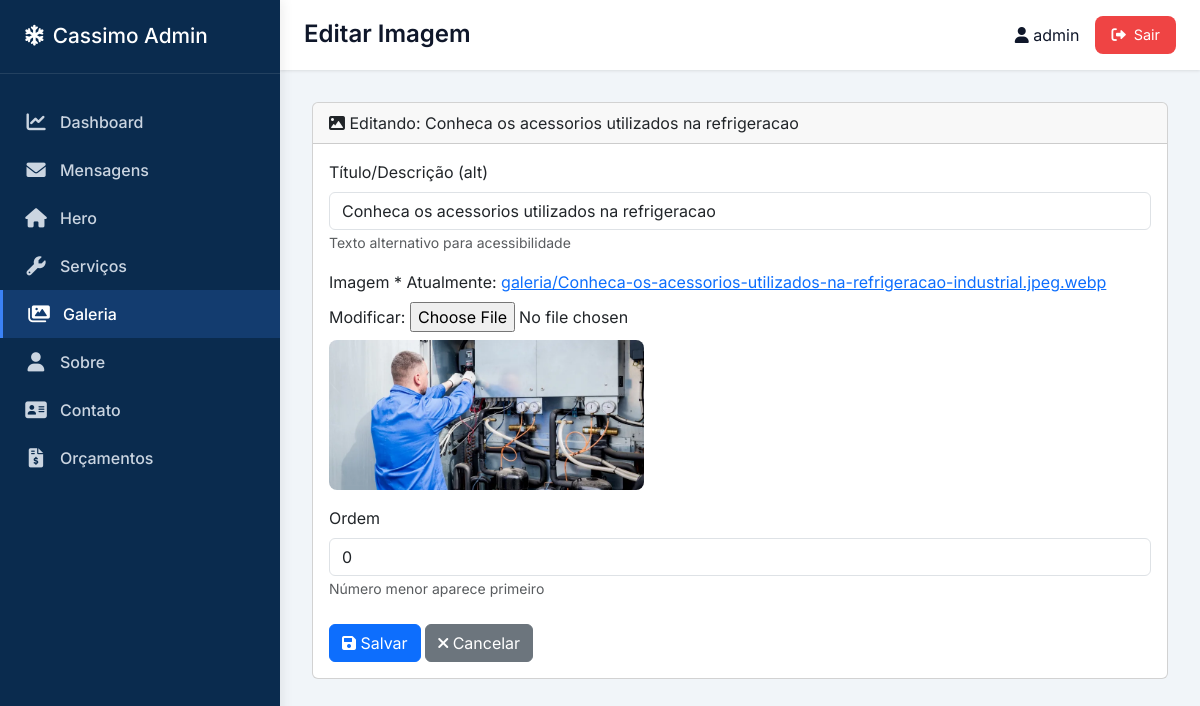
The app's page /galeria/editar/1/ (signed in) with its own data.
### core/models.py (models this page shows, shortened)
class ImagemGaleria(models.Model):
    titulo = models.CharField('Título/Alt', max_length=200, blank=True)
    imagem = models.ImageField('Imagem', upload_to='galeria/')
    ordem = models.IntegerField('Ordem', default=0)
    class Meta:
        ordering = ['ordem']
        verbose_name = 'Imagem da Galeria'
        verbose_name_plural = 'Imagens da Galeria'
    def thumbnail(self):
        return format_html('<img src="{}" width="50" height="50" style="object-fit:cover;" />', self.imagem.url)
    thumbnail.short_description = 'Pré-visualização'

### core/views.py (the view)
# urls.py: path('galeria/editar/<int:pk>/', views.galeria_edit, name='galeria_edit'),
@login_required
def galeria_edit(request, pk):
    imagem = get_object_or_404(ImagemGaleria, pk=pk)
    if request.method == 'POST':
        form = ImagemGaleriaForm(request.POST, request.FILES, instance=imagem)
        if form.is_valid():
            form.save()
            messages.success(request, 'Imagem atualizada!')
            return redirect('dashboard:galeria_list')
    else:
        form = ImagemGaleriaForm(instance=imagem)
    return render(request, 'dashboard/galeria_form.html', {'form': form})

### core/forms.py
class ImagemGaleriaForm(forms.ModelForm):
    class Meta:
        model = ImagemGaleria
        fields = ['titulo', 'imagem', 'ordem']
        widgets = {
            'titulo': forms.TextInput(attrs={'class': 'form-control'}),
            'ordem': forms.NumberInput(attrs={'class': 'form-control'}),
        }

### templates/dashboard/galeria_form.html (shortened to what this page needs)
{% extends 'dashboard/base_dashboard.html' %}
{% block page_title %}{% if form.instance.pk %}Editar Imagem{% else %}Adicionar Imagem{% endif %}{% endblock %}
{% block content %}
<div class="card">
    <div class="card-header">
        <i class="fas fa-image"></i>
        {% if form.instance.pk %}Editando: {{ form.instance.titulo }}{% else %}Nova imagem para galeria{% endif %}
    </div>
    <div class="card-body">
        <form method="post" enctype="multipart/form-data">
            <div class="mb-3">
                <label for="{{ form.titulo.id_for_label }}" class="form-label">Título/Descrição (alt)</label>
                {{ form.titulo }}
                <small class="text-muted">Texto alternativo para acessibilidade</small>
            </div>
            <div class="mb-3">
                <label for="{{ form.imagem.id_for_label }}" class="form-label">Imagem *</label>
                {{ form.imagem }}
                {% if form.instance.imagem %}
                    <div class="mt-2">
                        <img src="{{ form.instance.imagem.url }}" style="max-height: 150px; border-radius: 8px;">
                    </div>
                {% endif %}
            </div>
            <div class="mb-3">
                <label for="{{ form.ordem.id_for_label }}" class="form-label">Ordem</label>
                {{ form.ordem }}
                <small class="text-muted">Número menor aparece primeiro</small>
            </div>
            <div class="mt-4">
                <button type="submit" class="btn btn-primary">
                    <i class="fas fa-save"></i> Salvar
                </button>
                <a href="{% url 'home' %}" class="btn btn-secondary">
                    <i class="fas fa-times"></i> Cancelar
                </a>
            </div>
        </form>
    </div>
</div>
{% endblock %}

### templates/dashboard/base_dashboard.html (shortened to what this page needs)
<!DOCTYPE html>
<html lang="pt">
<head>
    <link rel="stylesheet" href="https://cdnjs.cloudflare.com/ajax/libs/font-awesome/6.0.0-beta3/css/all.min.css">
    <link href="https://cdn.jsdelivr.net/npm/bootstrap@5.3.0-alpha1/dist/css/bootstrap.min.css" rel="stylesheet">
</head>
<body>
    <div class="dashboard-container">
        <aside class="sidebar" id="mainSidebar">
            <div class="sidebar-header">
                <h2><i class="fas fa-snowflake"></i> <span>Cassimo Admin</span></h2>
            </div>
            <nav class="sidebar-nav">
                <a href="{% url 'dashboard_home' %}" class="{% if request.resolver_match.url_name == 'dashboard_home' %}active{% endif %}">
                    <i class="fas fa-chart-line"></i> <span>Dashboard</span>
                </a>
                <a href="{% url 'dashboard_messages' %}" class="{% if 'dashboard_messages' in request.path %}active{% endif %}">
                    <i class="fas fa-envelope"></i> <span>Mensagens</span>
                </a>
                <a href="{% url 'hero_edit' %}" class="{% if request.resolver_match.url_name == 'hero_edit' %}active{% endif %}">
                    <i class="fas fa-home"></i> <span>Hero</span>
                </a>
                <a href="{% url 'servico_list' %}" class="{% if 'servico' in request.path %}active{% endif %}">
                    <i class="fas fa-wrench"></i> <span>Serviços</span>
                </a>
                <a href="{% url 'galeria_list' %}" class="{% if 'galeria' in request.path %}active{% endif %}">
                    <i class="fas fa-images"></i> <span>Galeria</span>
                </a>
                <a href="{% url 'sobre_edit' %}" class="{% if request.resolver_match.url_name == 'sobre_edit' %}active{% endif %}">
                    <i class="fas fa-user"></i> <span>Sobre</span>
                </a>
                <a href="{% url 'contato_edit' %}" class="{% if request.resolver_match.url_name == 'contato_edit' %}active{% endif %}">
                    <i class="fas fa-address-card"></i> <span>Contato</span>
                </a>
                <a href="{% url 'orcamento_list' %}" class="{% if 'orcamento' in request.path %}active{% endif %}">
                    <i class="fas fa-file-invoice-dollar"></i> <span>Orçamentos</span>
                </a>
            </nav>
        </aside>
        <main class="main-content" id="mainContent">
            <div class="top-bar">
                <div style="display: flex; align-items: center; gap: 12px;">
                    <h1 class="page-title">{% block page_title %}Dashboard{% endblock %}</h1>
                </div>
                <div class="user-info">
                    <span><i class="fas fa-user"></i> {{ request.user.username }}</span>
                    <a href="{% url 'dashboard_logout' %}" class="logout-btn"><i class="fas fa-sign-out-alt"></i> Sair</a>
                </div>
            </div>
            <div class="content">
                {% block content %}{% endblock %}
            </div>
        </main>
    </div>
</body>
</html>

### templates/dashboard/base_dashboard.html (style rules this page uses)
* { margin: 0; padding: 0; box-sizing: border-box; }
body { font-family: 'Inter', sans-serif; background: #f1f5f9; color: #0f172a; overflow-x: hidden; }
.dashboard-container { display: flex; min-height: 100vh; position: relative; }
.sidebar { width: 280px; background: #0a2b4e; color: white; position: fixed; height: 100vh; overflow-y: auto; z-index: 1050; top: 0; left: 0; transition: transform 0.3s ease-in-out, width 0.2s; box-shadow: 2px 0 12px rgba(0,0,0,0.08); }
.sidebar-header { padding: 1.5rem; border-bottom: 1px solid rgba(255,255,255,0.1); }
.sidebar-header h2 { font-size: 1.3rem; display: flex; align-items: center; gap: 0.5rem; margin: 0; }
.sidebar-nav { padding: 1.5rem 0; }
.sidebar-nav a { display: flex; align-items: center; gap: 12px; padding: 12px 24px; color: #cbd5e1; text-decoration: none; transition: 0.3s; font-weight: 500; }
.sidebar-nav a:hover, .sidebar-nav a.active { background: rgba(59,130,246,0.2); color: white; border-left: 3px solid #3b82f6; }
.sidebar-nav i { width: 24px; font-size: 1.2rem; text-align: center; }
.main-content { flex: 1; margin-left: 280px; width: calc(100% - 280px); transition: margin-left 0.3s ease; }
.top-bar { background: white; padding: 1rem 1.5rem; display: flex; justify-content: space-between; align-items: center; flex-wrap: wrap; gap: 1rem; box-shadow: 0 1px 3px rgba(0,0,0,0.1); position: sticky; top: 0; z-index: 1020; }
.page-title { font-size: 1.5rem; font-weight: 600; margin: 0; }
.user-info { display: flex; align-items: center; gap: 1rem; flex-wrap: wrap; }
.logout-btn { background: #ef4444; color: white; padding: 8px 16px; border-radius: 8px; text-decoration: none; font-size: 0.9rem; transition: 0.2s; display: inline-flex; align-items: center; gap: 8px; }
.content { padding: 2rem; }
.content img, .content iframe, .content video { max-width: 100%; height: auto; }
.sidebar-nav a { position: relative; flex-wrap: wrap; }
.card-body { overflow-x: auto; }
form .form-group, form .mb-3 { word-break: break-word; }

### records on screen
ImagemGaleria: instance.titulo "Conheca os acessorios utilizados na refrigeracao", titulo "Conheca os acessorios utilizados na refrigeracao", instance.imagem (picture), ordem "0"

### other values on screen
{{ request.user.username }} "admin"
